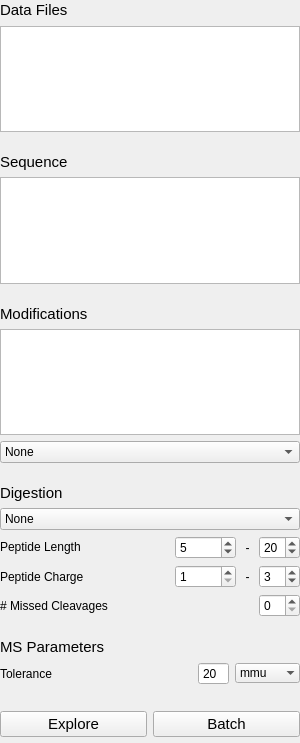
      <widget class="QWidget" name="scrollAreaWidgetContents">
       <property name="geometry">
        <rect>
         <x>0</x>
         <y>0</y>
         <width>300</width>
         <height>743</height>
        </rect>
       </property>
       <layout class="QGridLayout" name="gridLayout_11">
        <property name="leftMargin">
         <number>0</number>
        </property>
        <property name="topMargin">
         <number>0</number>
        </property>
        <property name="rightMargin">
         <number>0</number>
        </property>
        <property name="bottomMargin">
         <number>6</number>
        </property>
        <property name="spacing">
         <number>6</number>
        </property>
        <item row="10" column="0">
         <widget class="QLabel" name="label_3">
          <property name="sizePolicy">
           <sizepolicy hsizetype="Expanding" vsizetype="Preferred">
            <horstretch>0</horstretch>
            <verstretch>0</verstretch>
           </sizepolicy>
          </property>
          <property name="maximumSize">
           <size>
            <width>16777215</width>
            <height>50</height>
           </size>
          </property>
          <property name="font">
           <font>
            <pointsize>11</pointsize>
            <weight>50</weight>
            <bold>false</bold>
           </font>
          </property>
          <property name="text">
           <string>Sequence</string>
          </property>
         </widget>
        </item>
        <item row="14" column="0">
         <widget class="QLabel" name="label_6">
          <property name="sizePolicy">
           <sizepolicy hsizetype="Expanding" vsizetype="Preferred">
            <horstretch>0</horstretch>
            <verstretch>0</verstretch>
           </sizepolicy>
          </property>
          <property name="font">
           <font>
            <pointsize>11</pointsize>
            <weight>50</weight>
            <bold>false</bold>
           </font>
          </property>
          <property name="toolTip">
           <string>Modifications applied to all possible residues, multiple per peptide</string>
          </property>
          <property name="text">
           <string>Modifications</string>
          </property>
         </widget>
        </item>
        <item row="7" column="0">
         <layout class="QHBoxLayout" name="horizontalLayout_3">
          <item>
           <widget class="QLabel" name="label_14">
            <property name="sizePolicy">
             <sizepolicy hsizetype="Preferred" vsizetype="Fixed">
              <horstretch>0</horstretch>
              <verstretch>0</verstretch>
             </sizepolicy>
            </property>
            <property name="font">
             <font>
              <pointsize>11</pointsize>
              <weight>50</weight>
              <bold>false</bold>
             </font>
            </property>
            <property name="text">
             <string>Data Files</string>
            </property>
           </widget>
          </item>
          <item>
           <spacer name="horizontalSpacer_5">
            <property name="orientation">
             <enum>Qt::Horizontal</enum>
            </property>
            <property name="sizeType">
             <enum>QSizePolicy::Expanding</enum>
            </property>
            <property name="sizeHint" stdset="0">
             <size>
              <width>200</width>
              <height>20</height>
             </size>
            </property>
           </spacer>
          </item>
          <item>
           <widget class="QPushButton" name="FileAdd">
            <property name="sizePolicy">
             <sizepolicy hsizetype="Preferred" vsizetype="Fixed">
              <horstretch>1</horstretch>
              <verstretch>0</verstretch>
             </sizepolicy>
            </property>
            <property name="minimumSize">
             <size>
              <width>20</width>
              <height>20</height>
             </size>
            </property>
            <property name="maximumSize">
             <size>
              <width>20</width>
              <height>20</height>
             </size>
            </property>
            <property name="font">
             <font>
              <weight>75</weight>
              <bold>true</bold>
             </font>
            </property>
            <property name="toolTip">
             <string>Add .mz5 Files</string>
            </property>
            <property name="text">
             <string/>
            </property>
            <property name="icon">
             <iconset resource="icons.qrc">
              <normaloff>:/icons/img/list-add.png</normaloff>:/icons/img/list-add.png</iconset>
            </property>
            <property name="iconSize">
             <size>
              <width>16</width>
              <height>16</height>
             </size>
            </property>
            <property name="checkable">
             <bool>false</bool>
            </property>
            <property name="default">
             <bool>false</bool>
            </property>
            <property name="flat">
             <bool>true</bool>
            </property>
           </widget>
          </item>
          <item>
           <widget class="QPushButton" name="FileConvert">
            <property name="minimumSize">
             <size>
              <width>20</width>
              <height>20</height>
             </size>
            </property>
            <property name="maximumSize">
             <size>
              <width>20</width>
              <height>20</height>
             </size>
            </property>
            <property name="toolTip">
             <string>Convert MS Files</string>
            </property>
            <property name="text">
             <string/>
            </property>
            <property name="icon">
             <iconset resource="icons.qrc">
              <normaloff>:/icons/img/Gnome-go-jump.svg</normaloff>:/icons/img/Gnome-go-jump.svg</iconset>
            </property>
            <property name="flat">
             <bool>true</bool>
            </property>
           </widget>
          </item>
          <item>
           <widget class="QPushButton" name="FileRemove">
            <property name="sizePolicy">
             <sizepolicy hsizetype="Preferred" vsizetype="Fixed">
              <horstretch>0</horstretch>
              <verstretch>0</verstretch>
             </sizepolicy>
            </property>
            <property name="minimumSize">
             <size>
              <width>20</width>
              <height>20</height>
             </size>
            </property>
            <property name="maximumSize">
             <size>
              <width>20</width>
              <height>20</height>
             </size>
            </property>
            <property name="font">
             <font>
              <pointsize>10</pointsize>
              <weight>75</weight>
              <bold>true</bold>
             </font>
            </property>
            <property name="toolTip">
             <string>Remove Files</string>
            </property>
            <property name="text">
             <string/>
            </property>
            <property name="icon">
             <iconset resource="icons.qrc">
              <normaloff>:/icons/img/list-remove.png</normaloff>:/icons/img/list-remove.png</iconset>
            </property>
            <property name="iconSize">
             <size>
              <width>16</width>
              <height>16</height>
             </size>
            </property>
            <property name="flat">
             <bool>true</bool>
            </property>
           </widget>
          </item>
         </layout>
        </item>
        <item row="15" column="0">
         <widget class="QListWidget" name="FixModList">
          <property name="sizePolicy">
           <sizepolicy hsizetype="Expanding" vsizetype="Preferred">
            <horstretch>0</horstretch>
            <verstretch>0</verstretch>
           </sizepolicy>
          </property>
          <property name="minimumSize">
           <size>
            <width>0</width>
            <height>60</height>
           </size>
          </property>
          <property name="maximumSize">
           <size>
            <width>16777215</width>
            <height>16777215</height>
           </size>
          </property>
          <property name="mouseTracking">
           <bool>true</bool>
          </property>
          <property name="midLineWidth">
           <number>0</number>
          </property>
          <property name="editTriggers">
           <set>QAbstractItemView::DoubleClicked|QAbstractItemView::EditKeyPressed|QAbstractItemView::SelectedClicked</set>
          </property>
          <property name="alternatingRowColors">
           <bool>false</bool>
          </property>
          <property name="selectionMode">
           <enum>QAbstractItemView::MultiSelection</enum>
          </property>
          <property name="selectionBehavior">
           <enum>QAbstractItemView::SelectRows</enum>
          </property>
          <property name="layoutMode">
           <enum>QListView::SinglePass</enum>
          </property>
          <property name="modelColumn">
           <number>0</number>
          </property>
          <property name="selectionRectVisible">
           <bool>false</bool>
          </property>
          <property name="sortingEnabled">
           <bool>false</bool>
          </property>
         </widget>
        </item>
        <item row="9" column="0">
         <spacer name="verticalSpacer_3">
          <property name="orientation">
           <enum>Qt::Vertical</enum>
          </property>
          <property name="sizeType">
           <enum>QSizePolicy::MinimumExpanding</enum>
          </property>
          <property name="sizeHint" stdset="0">
           <size>
            <width>20</width>
            <height>15</height>
           </size>
          </property>
         </spacer>
        </item>
        <item row="28" column="0">
         <spacer name="verticalSpacer_6">
          <property name="orientation">
           <enum>Qt::Vertical</enum>
          </property>
          <property name="sizeType">
           <enum>QSizePolicy::MinimumExpanding</enum>
          </property>
          <property name="sizeHint" stdset="0">
           <size>
            <width>20</width>
            <height>20</height>
           </size>
          </property>
         </spacer>
        </item>
        <item row="16" column="0">
         <widget class="QComboBox" name="DiffMod">
          <property name="sizePolicy">
           <sizepolicy hsizetype="Expanding" vsizetype="Fixed">
            <horstretch>0</horstretch>
            <verstretch>0</verstretch>
           </sizepolicy>
          </property>
          <property name="insertPolicy">
           <enum>QComboBox::InsertAlphabetically</enum>
          </property>
          <item>
           <property name="text">
            <string>None</string>
           </property>
          </item>
         </widget>
        </item>
        <item row="11" column="0">
         <widget class="QPlainTextEdit" name="SeqInput">
          <property name="sizePolicy">
           <sizepolicy hsizetype="Expanding" vsizetype="Expanding">
            <horstretch>0</horstretch>
            <verstretch>0</verstretch>
           </sizepolicy>
          </property>
          <property name="minimumSize">
           <size>
            <width>0</width>
            <height>50</height>
           </size>
          </property>
          <property name="maximumSize">
           <size>
            <width>16777215</width>
            <height>16777215</height>
           </size>
          </property>
          <property name="font">
           <font>
            <family>Monospace</family>
            <pointsize>9</pointsize>
            <weight>50</weight>
            <bold>false</bold>
           </font>
          </property>
          <property name="contextMenuPolicy">
           <enum>Qt::DefaultContextMenu</enum>
          </property>
          <property name="toolTip">
           <string/>
          </property>
          <property name="toolTipDuration">
           <number>-1</number>
          </property>
          <property name="whatsThis">
           <string>Enter the FASTA sequence for the protein being investigated.</string>
          </property>
          <property name="plainText">
           <string/>
          </property>
          <property name="backgroundVisible">
           <bool>false</bool>
          </property>
          <property name="centerOnScroll">
           <bool>false</bool>
          </property>
          <property name="placeholderText">
           <string>Paste/drag and drop sequence here</string>
          </property>
         </widget>
        </item>
        <item row="19" column="0">
         <layout class="QGridLayout" name="gridLayout_10">
          <item row="2" column="3">
           <widget class="QSpinBox" name="MinLen">
            <property name="maximumSize">
             <size>
              <width>16777215</width>
              <height>16777215</height>
             </size>
            </property>
            <property name="font">
             <font>
              <pointsize>9</pointsize>
             </font>
            </property>
            <property name="correctionMode">
             <enum>QAbstractSpinBox::CorrectToNearestValue</enum>
            </property>
            <property name="suffix">
             <string/>
            </property>
            <property name="minimum">
             <number>2</number>
            </property>
            <property name="maximum">
             <number>10000</number>
            </property>
            <property name="value">
             <number>5</number>
            </property>
           </widget>
          </item>
          <item row="2" column="4">
           <widget class="QLabel" name="label_19">
            <property name="font">
             <font>
              <pointsize>9</pointsize>
             </font>
            </property>
            <property name="text">
             <string> - </string>
            </property>
            <property name="alignment">
             <set>Qt::AlignCenter</set>
            </property>
           </widget>
          </item>
          <item row="3" column="5">
           <widget class="QSpinBox" name="MaxChg">
            <property name="maximumSize">
             <size>
              <width>16777215</width>
              <height>16777215</height>
             </size>
            </property>
            <property name="font">
             <font>
              <pointsize>9</pointsize>
             </font>
            </property>
            <property name="correctionMode">
             <enum>QAbstractSpinBox::CorrectToNearestValue</enum>
            </property>
            <property name="minimum">
             <number>1</number>
            </property>
            <property name="maximum">
             <number>8</number>
            </property>
            <property name="value">
             <number>3</number>
            </property>
           </widget>
          </item>
          <item row="3" column="3">
           <widget class="QSpinBox" name="MinChg">
            <property name="maximumSize">
             <size>
              <width>16777215</width>
              <height>16777215</height>
             </size>
            </property>
            <property name="font">
             <font>
              <pointsize>9</pointsize>
             </font>
            </property>
            <property name="frame">
             <bool>true</bool>
            </property>
            <property name="buttonSymbols">
             <enum>QAbstractSpinBox::UpDownArrows</enum>
            </property>
            <property name="accelerated">
             <bool>false</bool>
            </property>
            <property name="correctionMode">
             <enum>QAbstractSpinBox::CorrectToNearestValue</enum>
            </property>
            <property name="showGroupSeparator" stdset="0">
             <bool>false</bool>
            </property>
            <property name="minimum">
             <number>1</number>
            </property>
            <property name="maximum">
             <number>8</number>
            </property>
           </widget>
          </item>
          <item row="2" column="5">
           <widget class="QSpinBox" name="MaxLen">
            <property name="maximumSize">
             <size>
              <width>16777215</width>
              <height>16777215</height>
             </size>
            </property>
            <property name="font">
             <font>
              <pointsize>9</pointsize>
             </font>
            </property>
            <property name="correctionMode">
             <enum>QAbstractSpinBox::CorrectToNearestValue</enum>
            </property>
            <property name="suffix">
             <string/>
            </property>
            <property name="minimum">
             <number>1</number>
            </property>
            <property name="maximum">
             <number>99</number>
            </property>
            <property name="value">
             <number>20</number>
            </property>
           </widget>
          </item>
          <item row="3" column="4">
           <widget class="QLabel" name="label_20">
            <property name="font">
             <font>
              <pointsize>9</pointsize>
             </font>
            </property>
            <property name="text">
             <string> - </string>
            </property>
            <property name="alignment">
             <set>Qt::AlignCenter</set>
            </property>
           </widget>
          </item>
          <item row="5" column="5">
           <widget class="QSpinBox" name="MissCleave">
            <property name="maximumSize">
             <size>
              <width>16777215</width>
              <height>16777215</height>
             </size>
            </property>
            <property name="font">
             <font>
              <pointsize>9</pointsize>
             </font>
            </property>
            <property name="buttonSymbols">
             <enum>QAbstractSpinBox::UpDownArrows</enum>
            </property>
            <property name="maximum">
             <number>3</number>
            </property>
           </widget>
          </item>
          <item row="5" column="0" colspan="5">
           <widget class="QLabel" name="label">
            <property name="sizePolicy">
             <sizepolicy hsizetype="Expanding" vsizetype="Preferred">
              <horstretch>0</horstretch>
              <verstretch>0</verstretch>
             </sizepolicy>
            </property>
            <property name="maximumSize">
             <size>
              <width>3000</width>
              <height>16777215</height>
             </size>
            </property>
            <property name="font">
             <font>
              <pointsize>9</pointsize>
             </font>
            </property>
            <property name="toolTip">
             <string>Number of missed cleavages to consider</string>
            </property>
            <property name="text">
             <string># Missed Cleavages</string>
            </property>
            <property name="alignment">
             <set>Qt::AlignLeading|Qt::AlignLeft|Qt::AlignVCenter</set>
            </property>
            <property name="indent">
             <number>0</number>
            </property>
           </widget>
          </item>
          <item row="2" column="2">
           <spacer name="horizontalSpacer_2">
            <property name="orientation">
             <enum>Qt::Horizontal</enum>
            </property>
            <property name="sizeHint" stdset="0">
             <size>
              <width>40</width>
              <height>20</height>
             </size>
            </property>
           </spacer>
          </item>
          <item row="2" column="0" colspan="2">
           <widget class="QLabel" name="label_9">
            <property name="font">
             <font>
              <pointsize>9</pointsize>
             </font>
            </property>
            <property name="toolTip">
             <string>Mass range used by the instrument</string>
            </property>
            <property name="text">
             <string>&lt;html&gt;&lt;head/&gt;&lt;body&gt;&lt;p&gt;Peptide Length&lt;/p&gt;&lt;/body&gt;&lt;/html&gt;</string>
            </property>
            <property name="alignment">
             <set>Qt::AlignLeading|Qt::AlignLeft|Qt::AlignVCenter</set>
            </property>
            <property name="indent">
             <number>0</number>
            </property>
           </widget>
          </item>
          <item row="3" column="0" colspan="2">
           <widget class="QLabel" name="label_8">
            <property name="font">
             <font>
              <pointsize>9</pointsize>
             </font>
            </property>
            <property name="toolTip">
             <string>Range of peptide charge states to consider</string>
            </property>
            <property name="text">
             <string>Peptide Charge</string>
            </property>
            <property name="alignment">
             <set>Qt::AlignLeading|Qt::AlignLeft|Qt::AlignVCenter</set>
            </property>
            <property name="indent">
             <number>0</number>
            </property>
           </widget>
          </item>
          <item row="0" column="0" colspan="6">
           <widget class="QComboBox" name="Enzyme">
            <property name="sizePolicy">
             <sizepolicy hsizetype="Expanding" vsizetype="Fixed">
              <horstretch>0</horstretch>
              <verstretch>0</verstretch>
             </sizepolicy>
            </property>
            <property name="maximumSize">
             <size>
              <width>16777215</width>
              <height>16777215</height>
             </size>
            </property>
            <property name="font">
             <font>
              <pointsize>9</pointsize>
             </font>
            </property>
            <property name="insertPolicy">
             <enum>QComboBox::InsertAlphabetically</enum>
            </property>
            <item>
             <property name="text">
              <string>None</string>
             </property>
            </item>
           </widget>
          </item>
         </layout>
        </item>
        <item row="20" column="0">
         <spacer name="verticalSpacer_9">
          <property name="orientation">
           <enum>Qt::Vertical</enum>
          </property>
          <property name="sizeType">
           <enum>QSizePolicy::MinimumExpanding</enum>
          </property>
          <property name="sizeHint" stdset="0">
           <size>
            <width>20</width>
            <height>15</height>
           </size>
          </property>
         </spacer>
        </item>
        <item row="17" column="0">
         <spacer name="verticalSpacer_7">
          <property name="orientation">
           <enum>Qt::Vertical</enum>
          </property>
          <property name="sizeType">
           <enum>QSizePolicy::MinimumExpanding</enum>
          </property>
          <property name="sizeHint" stdset="0">
           <size>
            <width>20</width>
            <height>15</height>
           </size>
          </property>
         </spacer>
        </item>
        <item row="12" column="0">
         <spacer name="verticalSpacer_5">
          <property name="orientation">
           <enum>Qt::Vertical</enum>
          </property>
          <property name="sizeType">
           <enum>QSizePolicy::MinimumExpanding</enum>
          </property>
          <property name="sizeHint" stdset="0">
           <size>
            <width>20</width>
            <height>15</height>
           </size>
          </property>
         </spacer>
        </item>
        <item row="18" column="0">
         <widget class="QLabel" name="label_2">
          <property name="sizePolicy">
           <sizepolicy hsizetype="Expanding" vsizetype="Preferred">
            <horstretch>0</horstretch>
            <verstretch>0</verstretch>
           </sizepolicy>
          </property>
          <property name="font">
           <font>
            <pointsize>11</pointsize>
           </font>
          </property>
          <property name="text">
           <string>Digestion</string>
          </property>
         </widget>
        </item>
        <item row="21" column="0">
         <widget class="QLabel" name="label_7">
          <property name="sizePolicy">
           <sizepolicy hsizetype="Expanding" vsizetype="Preferred">
            <horstretch>0</horstretch>
            <verstretch>0</verstretch>
           </sizepolicy>
          </property>
          <property name="font">
           <font>
            <pointsize>11</pointsize>
           </font>
          </property>
          <property name="text">
           <string>MS Parameters</string>
          </property>
         </widget>
        </item>
        <item row="22" column="0">
         <layout class="QHBoxLayout" name="horizontalLayout_5">
          <item>
           <widget class="QLabel" name="label_21">
            <property name="sizePolicy">
             <sizepolicy hsizetype="Preferred" vsizetype="Preferred">
              <horstretch>1</horstretch>
              <verstretch>0</verstretch>
             </sizepolicy>
            </property>
            <property name="font">
             <font>
              <pointsize>9</pointsize>
             </font>
            </property>
            <property name="text">
             <string>Tolerance</string>
            </property>
            <property name="alignment">
             <set>Qt::AlignLeading|Qt::AlignLeft|Qt::AlignVCenter</set>
            </property>
            <property name="indent">
             <number>0</number>
            </property>
           </widget>
          </item>
          <item>
           <widget class="QDoubleSpinBox" name="TolVal">
            <property name="maximumSize">
             <size>
              <width>16777215</width>
              <height>16777215</height>
             </size>
            </property>
            <property name="font">
             <font>
              <pointsize>9</pointsize>
             </font>
            </property>
            <property name="buttonSymbols">
             <enum>QAbstractSpinBox::NoButtons</enum>
            </property>
            <property name="decimals">
             <number>0</number>
            </property>
            <property name="minimum">
             <double>1.000000000000000</double>
            </property>
            <property name="maximum">
             <double>500.000000000000000</double>
            </property>
            <property name="singleStep">
             <double>1.000000000000000</double>
            </property>
            <property name="value">
             <double>20.000000000000000</double>
            </property>
           </widget>
          </item>
          <item>
           <widget class="QComboBox" name="TolUnit">
            <property name="sizePolicy">
             <sizepolicy hsizetype="Expanding" vsizetype="Fixed">
              <horstretch>0</horstretch>
              <verstretch>0</verstretch>
             </sizepolicy>
            </property>
            <property name="minimumSize">
             <size>
              <width>65</width>
              <height>0</height>
             </size>
            </property>
            <property name="maximumSize">
             <size>
              <width>16777215</width>
              <height>16777215</height>
             </size>
            </property>
            <property name="font">
             <font>
              <pointsize>9</pointsize>
             </font>
            </property>
            <property name="duplicatesEnabled">
             <bool>false</bool>
            </property>
            <property name="frame">
             <bool>false</bool>
            </property>
            <item>
             <property name="text">
              <string>mmu</string>
             </property>
            </item>
            <item>
             <property name="text">
              <string>ppm</string>
             </property>
            </item>
           </widget>
          </item>
         </layout>
        </item>
        <item row="8" column="0">
         <widget class="QListWidget" name="FileList">
          <property name="sizePolicy">
           <sizepolicy hsizetype="Expanding" vsizetype="Expanding">
            <horstretch>0</horstretch>
            <verstretch>0</verstretch>
           </sizepolicy>
          </property>
          <property name="minimumSize">
           <size>
            <width>0</width>
            <height>60</height>
           </size>
          </property>
          <property name="maximumSize">
           <size>
            <width>16777215</width>
            <height>16777215</height>
           </size>
          </property>
          <property name="contextMenuPolicy">
           <enum>Qt::ActionsContextMenu</enum>
          </property>
          <property name="acceptDrops">
           <bool>false</bool>
          </property>
          <property name="sizeAdjustPolicy">
           <enum>QAbstractScrollArea::AdjustIgnored</enum>
          </property>
          <property name="dragEnabled">
           <bool>true</bool>
          </property>
          <property name="dragDropMode">
           <enum>QAbstractItemView::DragOnly</enum>
          </property>
          <property name="defaultDropAction">
           <enum>Qt::CopyAction</enum>
          </property>
          <property name="selectionBehavior">
           <enum>QAbstractItemView::SelectItems</enum>
          </property>
          <property name="wordWrap">
           <bool>true</bool>
          </property>
          <property name="selectionRectVisible">
           <bool>true</bool>
          </property>
          <property name="sortingEnabled">
           <bool>false</bool>
          </property>
         </widget>
        </item>
        <item row="31" column="0">
         <layout class="QHBoxLayout" name="horizontalLayout_2">
          <item>
           <widget class="QPushButton" name="UpdateBtn">
            <property name="sizePolicy">
             <sizepolicy hsizetype="Expanding" vsizetype="Fixed">
              <horstretch>0</horstretch>
              <verstretch>0</verstretch>
             </sizepolicy>
            </property>
            <property name="maximumSize">
             <size>
              <width>16777215</width>
              <height>16777215</height>
             </size>
            </property>
            <property name="font">
             <font>
              <pointsize>11</pointsize>
             </font>
            </property>
            <property name="toolTip">
             <string/>
            </property>
            <property name="layoutDirection">
             <enum>Qt::LeftToRight</enum>
            </property>
            <property name="text">
             <string>Explore</string>
            </property>
            <property name="icon">
             <iconset resource="icons.qrc">
              <normaloff>:/icons/img/Gnome-edit-find.svg</normaloff>:/icons/img/Gnome-edit-find.svg</iconset>
            </property>
            <property name="iconSize">
             <size>
              <width>16</width>
              <height>16</height>
             </size>
            </property>
            <property name="autoDefault">
             <bool>false</bool>
            </property>
            <property name="default">
             <bool>false</bool>
            </property>
            <property name="flat">
             <bool>false</bool>
            </property>
           </widget>
          </item>
          <item>
           <widget class="QPushButton" name="BatchBtn">
            <property name="enabled">
             <bool>true</bool>
            </property>
            <property name="sizePolicy">
             <sizepolicy hsizetype="Expanding" vsizetype="Fixed">
              <horstretch>0</horstretch>
              <verstretch>0</verstretch>
             </sizepolicy>
            </property>
            <property name="font">
             <font>
              <pointsize>11</pointsize>
             </font>
            </property>
            <property name="toolTip">
             <string>Batch Process all Data Files</string>
            </property>
            <property name="text">
             <string>Batch</string>
            </property>
            <property name="icon">
             <iconset resource="icons.qrc">
              <normaloff>:/icons/img/Gnome-system-run.svg</normaloff>:/icons/img/Gnome-system-run.svg</iconset>
            </property>
           </widget>
          </item>
         </layout>
        </item>
       </layout>
      </widget>
